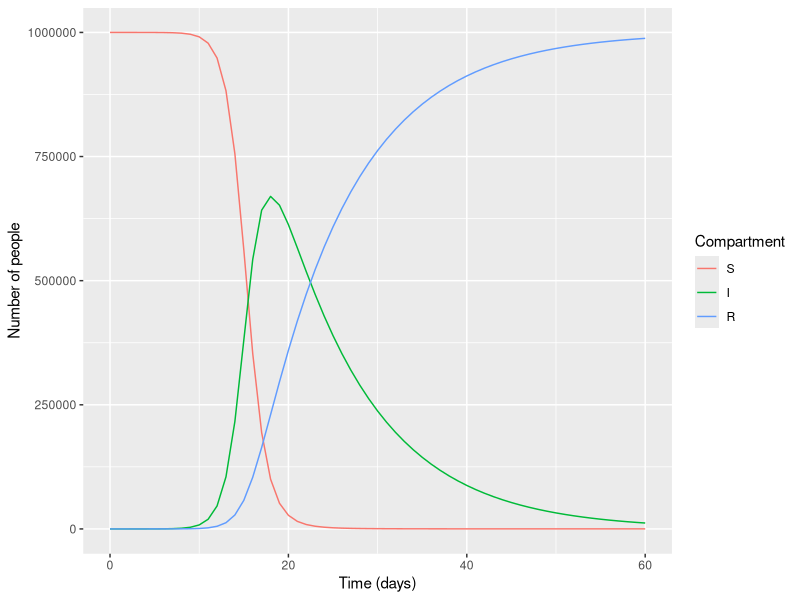

Write R code to recreate this figure.
library(deSolve)
library(reshape2)
library(ggplot2)

initial_state_values <- c(S = 999999,I = 1,R = 0)

parameters <- c(beta = 1,gamma = 0.1)

times <- seq(from = 0, to = 60, by = 1)   

sir_model <- function(time, state, parameters) {  
  
  with(as.list(c(state, parameters)), { 
    N <- S+I+R 
    
    lambda <- beta * I/N
    
    dS <- -lambda * S   
    dI <- lambda * S - gamma * I  
    dR <- gamma * I       
    
    return(list(c(dS, dI, dR))) 
  })
  
}

output <- as.data.frame(ode(y = initial_state_values, 
                            times = times, 
                            func = sir_model,
                            parms = parameters))


output_long <- melt(as.data.frame(output), id = "time")                  

ggplot(data = output_long,                                               
       aes(x = time, y = value, colour = variable, group = variable)) +  
  geom_line() +                                                          
  xlab("Time (days)")+                                                   
  ylab("Number of people") +                                             
  labs(colour = "Compartment")   
